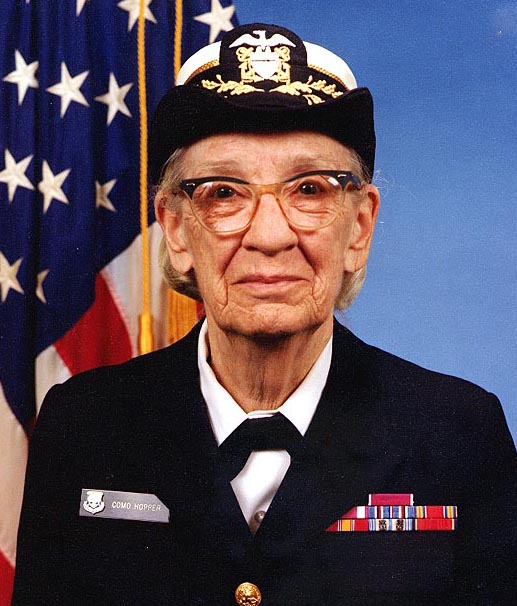
#> input picture ch12/tflite/examples/ios/simple/data/grace_hopper.jpg, 517 x 606 px; its folder holds only this picture in this run
$ python -i train_util.py   (imports and definitions only)   (older library calls are emulated)
#> lines starting #> are read from the running program, lines starting #| are printed output that depends on the picture
import os
import random
import tensorflow as tf
import numpy as np
from scipy.io import loadmat
from PIL import Image


# [5 lines left out: function weight, not called in this run]

def bias(value, shape, name):
	initial = tf.constant(value, shape=shape)
	return tf.Variable(initial, name=name)

def conv2d(x, W, stride, padding):
	return tf.nn.conv2d(x, W, strides=[1, stride[0], stride[1], 1], padding=padding)

def max_pool2d(x, kernel, stride, padding):
	return tf.nn.max_pool(x, ksize=kernel, strides=stride, padding=padding)

def lrn(x, depth_radius, bias, alpha, beta):
	return tf.nn.local_response_normalization(x, depth_radius, bias, alpha, beta)

def relu(x):
	return tf.nn.relu(x)

# [31 lines left out: functions batch_norm, onehot, read_batch, read_image, not called in this run]

def preprocess_image(image_path):
	IMAGENET_MEAN = [123.68, 116.779, 103.939]

	img = Image.open(image_path).convert('RGB')
#> img is the input picture: PIL image 517x606 RGB; mean R, G, B 82.6, 72.4, 86.4

	if img.size[0] < img.size[1]:
		h = int(float(256 * img.size[1]) / img.size[0])
#> h = 300
		img = img.resize((256, h), Image.ANTIALIAS)
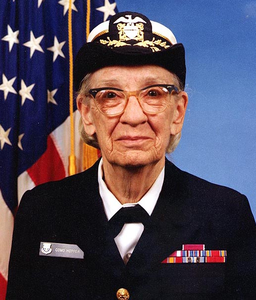
#> img: PIL image 256x300 RGB; mean R, G, B 82.5, 72.4, 86.4
	else:
		w = int(float(256 * img.size[0]) / img.size[1])
		img = img.resize((w, 256), Image.ANTIALIAS)

	x = random.randint(0, img.size[0] - 224)
#> x = 24
	y = random.randint(0, img.size[1] - 224)
#> y = 53
	img_cropped = img.crop((x, y, x + 224, y + 224))
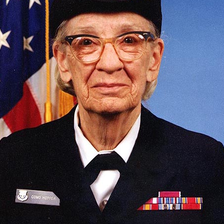
#> img_cropped: PIL image 224x224 RGB; mean R, G, B 91.7, 74.6, 82.4

	cropped_im_array = np.array(img_cropped, dtype=np.float32)

	for i in range(3):
		cropped_im_array[:,:,i] -= IMAGENET_MEAN[i]

	return cropped_im_array


# [84 lines left out: functions read_k_patches, read_validation_batch, load_imagenet_meta, read_test_labels, format_time, imagenet_size, not called in this run]

>>> result = preprocess_image('../../../ch12/tflite/examples/ios/simple/data/grace_hopper.jpg')
